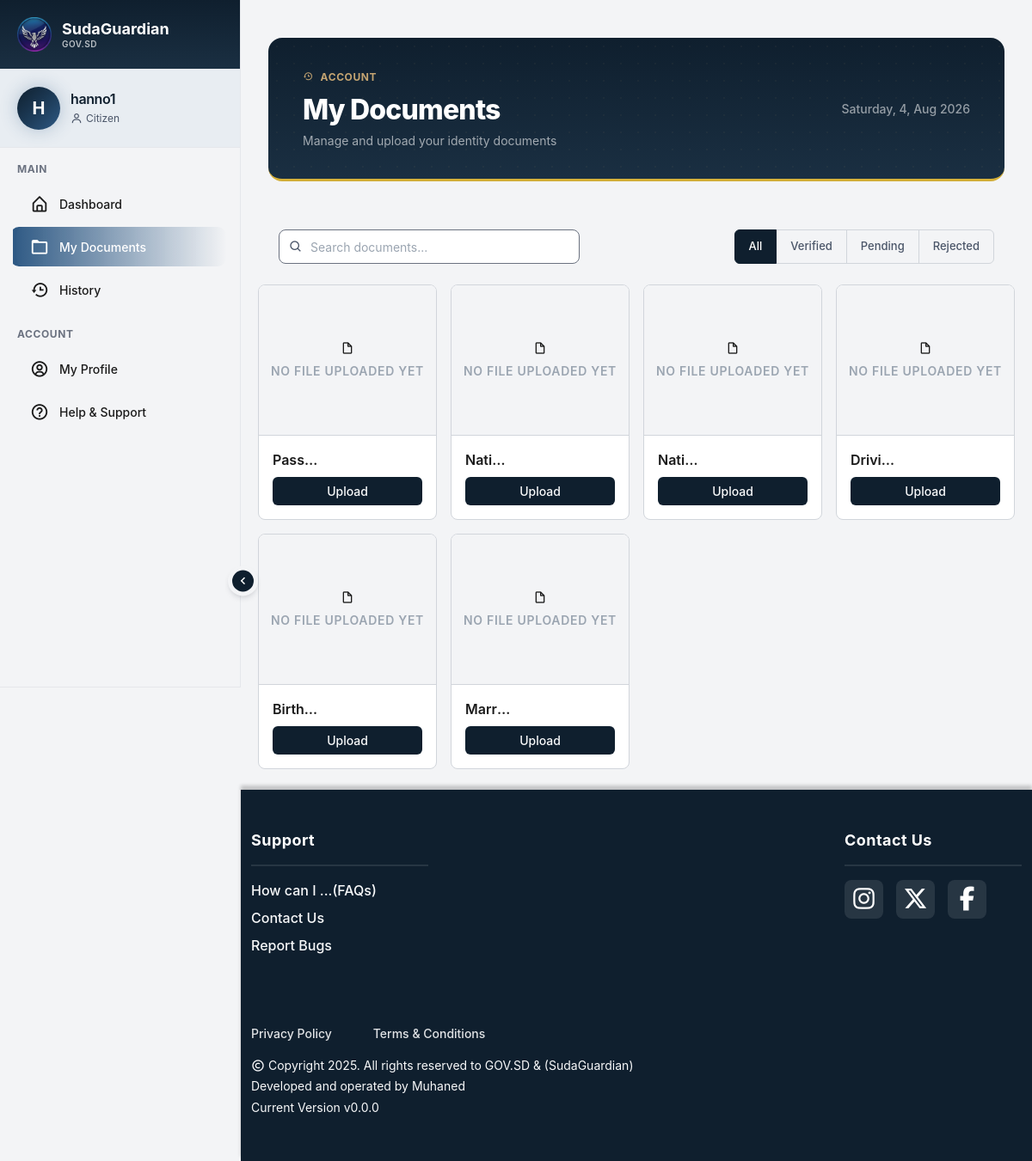
The app's page /my-documents (signed in), older data.
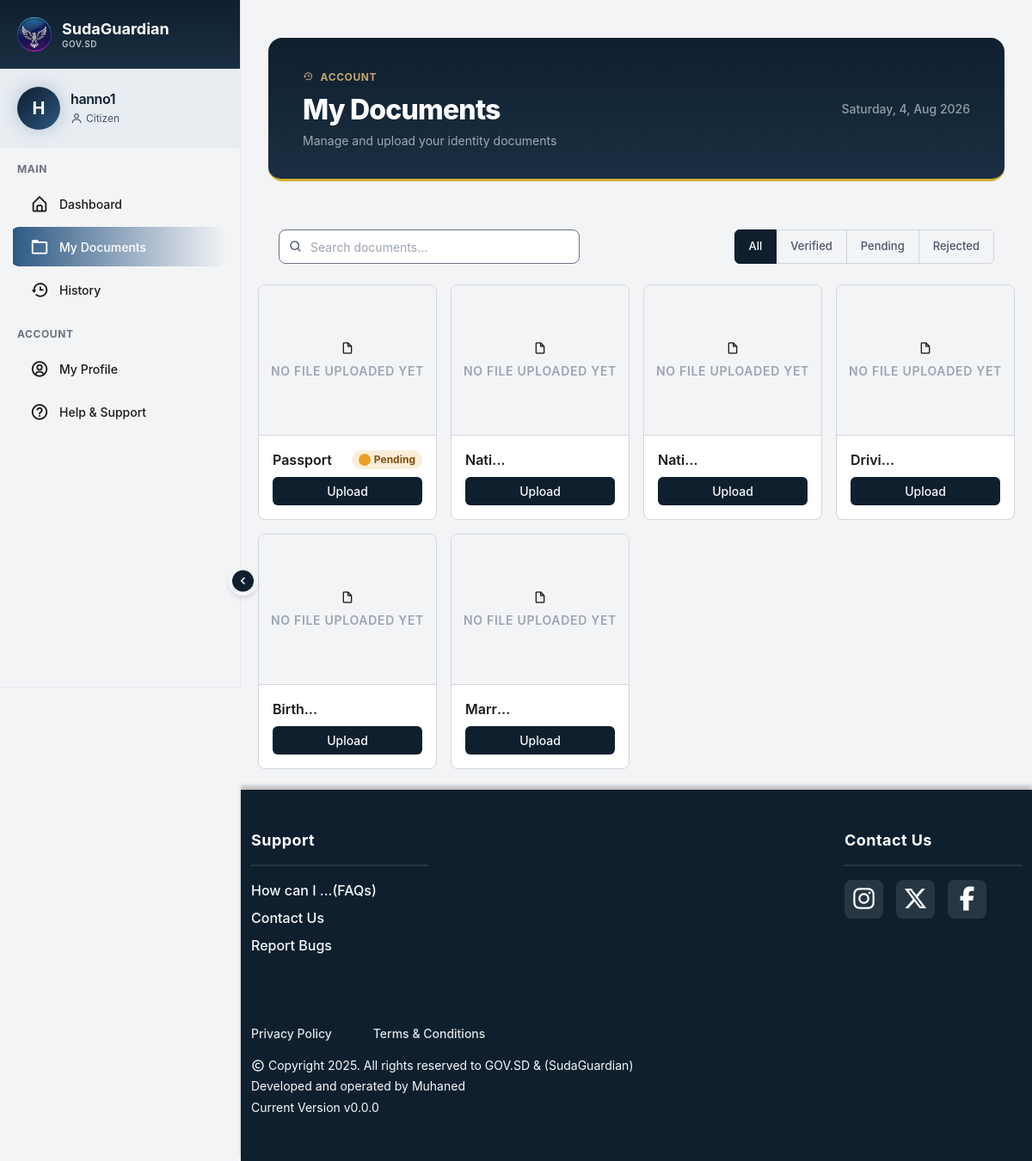
The same page, newer data.
### tables this page shows
CREATE TABLE users (
    id INTEGER PRIMARY KEY AUTOINCREMENT,
    username TEXT NOT NULL UNIQUE,
    password_hash TEXT,
    national_id_hash TEXT NOT NULL,
    full_name TEXT NOT NULL,
    birthdate TEXT,
    contact_email TEXT NOT NULL UNIQUE,
    contact_phone TEXT NOT NULL UNIQUE,
    verification_status TEXT NOT NULL DEFAULT 'verified',
    verified_at DATETIME NOT NULL,
    national_id_fast TEXT NOT NULL UNIQUE,
    role TEXT CHECK (role IN ('admin', 'user', 'reviewer')) NOT NULL
    , profile_picture TEXT, address TEXT, email_verified INTEGER NOT NULL DEFAULT 1);

CREATE TABLE documents (
id INTEGER PRIMARY KEY AUTOINCREMENT,
user_id INTEGER NOT NULL,
document_type TEXT NOT NULL,
document_number TEXT,
original_filename TEXT,
file_path TEXT UNIQUE,
mimetype TEXT,
size INTEGER,
uploaded_at DATETIME,
has_file INTEGER DEFAULT 0,
status TEXT DEFAULT 'not_uploaded' CHECK(status  IN ('not_uploaded', 'pending', 'verified', 'rejected', 'correction_requested')),
issued DATETIME,
approved_at DATETIME,
qr_token,
updated_at,
name TEXT,
FOREIGN KEY (user_id) REFERENCES users(id) ON DELETE CASCADE);

### app.py (the view)
@app.route("/my-documents")
@login_required
def my_documents():
    docs = {}
    for doc_type, doc_name in STANDARD_DOCUMENTS.items():
        docs[doc_type] = {
            "id": None,
            "name": doc_name,
            "type": doc_type,
            "status": "not_uploaded",
            "issued": "-",
            "has_file": False,
            "file_url": None,
            "qr_link": None
        }
    user_docs = Document.get_by_user(current_user.id)
    if user_docs:
        for row in user_docs:
            doc_type = row.document_type
            if doc_type in docs:
                docs[doc_type].update({
                    "id": row.id,
                    "status": row.status,
                    "issued": row.issued or "-",
                    "has_file": bool(row.has_file),
                    "file_url": url_for("static", filename=row.file_path) if row.file_path else None,
                    "qr_link": url_for("verify_document", token=row.qr_token, _external=True) if row.qr_token else None,
                })
    return render_template("my_documents.html", docs=list(docs.values()))

### app.py (called while the page is built)
@login_manager.user_loader
def load_user(user_id):
    return User.get_by_id(int(user_id))

### templates/my_documents.html (shortened to what this page needs)
{% extends "layout.html" %}
{% block content %}
<div class="my-documents-wrapper">
    <div class="my-documents-container container py-4">
        <div class="page-header">
            <div class="page-header-inner">
                <div>
                    <p class="page-eyebrow">
                        <i class='bx bx-history'></i> Account
                    </p>
                    <h1 class="page-title">
                        My Documents
                    </h1>
                    <p class="page-sub">
                        Manage and upload your identity documents
                    </p>
                </div>
                <div class="page-header-meta" id="Date"></div>
            </div>
        </div>
    </div>
    <div
        class="my-documents-controls-conainer d-flex justify-content-center justify-content-md-between align-items-center px-4 mb-4 flex-wrap gap-4">
        <div class="search-wrap">
            <i class='bx bx-search'></i>
            <input type="text" id="searchInput" placeholder="Search documents..." autocomplete="off">
        </div>
        <div class="filter-group btn-group">
            <button class="btn active" data-filter="all">All</button>
            <button class="btn" data-filter="verified">Verified</button>
            <button class="btn" data-filter="pending">Pending</button>
            <button class="btn" data-filter="rejected">Rejected</button>
        </div>
    </div>
    <div class="row g-3" id="docGrid">
        {% for doc in docs %}
        <div class="col-6 col-md-4 col-lg-3" data-status="{{ doc.status }}" data-name="{{ doc.name | lower }}">
            <div class="doc-card h-100">
                <div class="card-thumb {% if not doc.has_file %}empty{% endif %} ">
                    {% if doc.has_file %}
                    {{ render_doc_icon(doc.type) }}
                    <span class="type-lbl">{{ doc.name }}</span>
                    {% else %}
                    <i class='bx bx-file-blank'></i>
                    <span class="type-lbl">No file uploaded yet</span>
                    {% endif %}
                </div>
                <div class="p-3 d-flex flex-column gap-2">
                    <div class="d-flex align-items-center justify-content-between gap-1">
                        <span class="doc-name">{{ doc.name }}</span>
                        <span
                            class="badge my-documents-badge-{{ doc.status }} d-inline-flex align-items-center gap-1 rounded-pill px-2 py-1">
                            <span class="my-documents-status-dot dot-{{ doc.status }}">
                            </span>
                            {{ doc.status | capitalize }}
                        </span>
                    </div>
                    <div class="d-flex gap-2">
                        {% if doc.has_file %}
                        <button class="btn btn-doc-outline flex-fill rounded-2" data-bs-toggle="modal"
                            data-bs-target="#docModal" data-id="{{ doc.id }}">View Details</button>
                        {% else %}
                        <a href="{{ url_for('upload_document', type=doc.type) }}"
                            class="btn-doc-upload flex-fill rounded-2 text-center text-decoration-none text-light">
                            Upload
                        </a>
                        {% endif %}
                    </div>
                </div>
            </div>
        </div>
        {% else %}
        <div class="col-12 text-center py-5 text-secondary">
            <i class='bx bx-folder-open d-block mb-2'></i>
            No documents found
        </div>
        {% endfor %}
    </div>
</div>
</div>
{% endblock %}

### templates/layout.html (shortened to what this page needs)
<!DOCTYPE html>
<html lang="en">
<head>
    <link href="https://cdn.jsdelivr.net/npm/bootstrap@5.2.3/dist/css/bootstrap.min.css" rel="stylesheet"
>
    <link href="https://unpkg.com/boxicons@2.1.4/css/boxicons.min.css" rel="stylesheet">
    <link rel="stylesheet" href="{{ url_for('static', filename='css/styles.css') }}">
</head>
<body>
    <div class="{% if current_user.is_authenticated %}layout-wrapper{% endif %}">
        {% if current_user.is_authenticated %}
        {% include 'sidebar.html' %}
        {% endif %}
        <div class="{% if current_user.is_authenticated %}main-content{% endif %}" id="mainContent">
            <main>
                <div class="w-100 mt-3 main-content-wrapper d-flex flex-column flex-grow-1 px-0">
                    <div class="page-content-body flex-grow-1">
                        {% block content %}
                        {% endblock %}
                    </div>
                    {% include 'footer.html' %}
                </div>
        </div>
</body>
</html>

### templates/sidebar.html (shortened to what this page needs)
{% block head %}
<link rel="stylesheet" href="{{ url_for('static', filename='css/sidebar.css') }}">
{% endblock %}
<aside class="offcanvas-lg offcanvas-start sidebar collapsed" id="sidebar">
    <div class="sidebar-header">
        <div class="sidebar-brand">
            <img src="{{ url_for('static', filename='logo.png') }}" alt="SudaGuardian Logo" class="sidebar-logo">
            <div class="sidebar-brand-text">
                <span class="sidebar-name">SudaGuardian</span>
                <span class="sidebar-subtitle">GOV.SD</span>
            </div>
        </div>
    </div>
    <div class="sidebar-user">
        <div class="user-avatar">
            <span>{{ current_user.username[:1].upper() }}</span>
        </div>
        <div class="user-info">
            <h6 class="user-name">{{ current_user.username }}</h6>
            <span class="user-role">
                {% if current_user.role == 'admin' %}
                <i class='bx bx-shield-check'></i> Administrator
                {% elif current_user.role == 'reviewer' %}
                <i class='bx bx-check-circle'></i> Document Reviewer
                {% else %}
                <i class='bx bx-user'></i> Citizen
                {% endif %}
            </span>
        </div>
    </div>
    <div class="sidebar-menu">
        <div class="menu-section">
            <span class="menu-section-title">Main</span>
            <a href="/{{ current_user.role }}-dashboard" class="menu-item">
                <i class='bx bx-home-alt'></i>
                <span class="menu-text">Dashboard</span>
            </a>
            <a href="{{ url_for('my_documents') }}" class="menu-item">
                <i class='bx bx-folder'></i>
                <span class="menu-text">My Documents</span>
            </a>
            <a href="{{ url_for('history') }}" class="menu-item">
                <i class='bx bx-history'></i>
                <span class="menu-text">History</span>
            </a>
        </div>
        <div class="menu-section">
            <span class="menu-section-title">Account</span>
            <a href="{{ url_for('my_profile') }}" class="menu-item">
                <i class='bx bx-user-circle'></i>
                <span class="menu-text">My Profile</span>
            </a>
            <a href="{{ url_for('help_and_support') }}" class="menu-item">
                <i class='bx bx-help-circle'></i>
                <span class="menu-text">Help & Support</span>
            </a>
        </div>
    </div>
    <div class="sidebar-footer">
    </div>
</aside>
<button class="sidebar-toggle-btn d-none d-lg-flex" id="sidebarToggle">
    <i class="bx bx-chevron-right" id="toggleIcon"></i>
</button>

### templates/footer.html (shortened to what this page needs)
<footer class="text-light py-4 ">
        <div class="container text-start py-4">
            <div class="row d-flex justify-content-between">
                <div class="col-md-3 mb-4">
                    <h6 class="ftr-header fw-bold">Support</h6>
                    <hr class="ftr-line">
                    <a class="ftr-link text-light d-block mb-2" href="{{ url_for('help_and_support') }}#faq">How can I ...(FAQs)</a>
                    <a class="ftr-link text-light d-block mb-2" href="{{ url_for('help_and_support') }}#contact">Contact Us</a>
                    <a class="ftr-link text-light d-block mb-2" href="{{ url_for('report_bugs') }}">Report Bugs</a>
                </div>
                <div class="col-md-3 mb-4">
                    <h6 class="ftr-header fw-bold">Contact Us</h6>
                    <hr class="ftr-line">
                    <div class="d-flex justify-content-start">
                        <a class="ftr-icon" href=""><i class="fa-brands fa-instagram"></i></a>
                        <a class="ftr-icon" href=""><i class="fa-brands fa-x-twitter"></i></a>
                        <a class="ftr-icon" href=""><i class="fa-brands fa-facebook-f"></i></a>
                    </div>
                </div>
            </div>
            <div class="text-start mt-5">
                <div class="d-flex gap-5">
                    <a class="ftr-link-decorated text-light" href="{{ url_for('privacy_policy') }}">Privacy Policy</a>
                    <a class="ftr-link-decorated text-light" href="{{ url_for('terms_and_conditions') }}">Terms & Conditions</a>
                </div>
                <div class="d-flex text-light gap-1 mt-3">
                    <span><i class='bx bx-copyright'></i></span>
                    <small>Copyright 2025. All rights reserved to GOV.SD & (SudaGuardian)</small>
                </div>
                <div class="text-light gap-1">
                    <small class="text-light d-block mb-1">Developed and operated by Muhaned</small>
                    <small class="text-light d-block mb-1">Current Version v0.0.0</small>
                </div>
            </div>
        </div>
    </footer>

### static/css/sidebar.css (style rules this page uses)
.sidebar { display: flex; flex-direction: column; width: 280px; height: 100vh; overflow: hidden; background: var(--bg-secondary); border-right: 1px solid var(--border-secondary); transition: width 0.3s ease; }
@media (min-width: 992px) { .sidebar { position: fixed; top: 0; left: 0; z-index: 1030; } }
.sidebar-header { flex-shrink: 0; height: 0; padding: var(--space-5); overflow: hidden; opacity: 0; background: var(--gradient-navy-subtle); border-bottom: 1px solid var(--border-secondary); transition: opacity 0.3s ease, height 0.3s ease; }
.sidebar:not(.collapsed) .sidebar-header { height: auto; opacity: 1; }
.sidebar-brand { display: flex; align-items: center; gap: var(--space-3); }
.sidebar-logo { flex-shrink: 0; width: 40px; height: 40px; border-radius: var(--radius-md); }
.sidebar-brand-text { display: flex; flex-direction: column; white-space: nowrap; line-height: 1.2; }
.sidebar-name { color: var(--text-light); font-family: var(--font-heading); font-size: var(--text-lg); font-weight: var(--weight-bold); }
.sidebar-subtitle { color: rgba(255, 255, 255, 0.7); font-size: 0.625rem; font-weight: var(--weight-semibold); letter-spacing: var(--tracking-wider); text-transform: uppercase; }
.sidebar-user { display: flex; align-items: center; flex-shrink: 0; gap: var(--space-3); padding: var(--space-5); background: var(--bg-tertiary); border-bottom: 1px solid var(--border-secondary); }
.user-avatar { display: flex; align-items: center; justify-content: center; flex-shrink: 0; width: 50px; height: 50px; background: var(--gradient-navy); border-radius: var(--radius-full); color: var(--text-light); font-size: var(--text-xl); font-weight: var(--weight-bold); box-shadow: var(--shadow-glow); }
.user-info { flex: 1; min-width: 0; }
.user-name { margin: 0 0 0.25rem 0; color: var(--text-navy); font-size: var(--text-base); font-weight: var(--weight-semibold); white-space: nowrap; overflow: hidden; text-overflow: ellipsis; }
.user-role { display: flex; align-items: center; gap: var(--space-1); color: var(--text-secondary); font-size: var(--text-xs); }
.user-role i { font-size: 14px; }
.sidebar-menu { flex: 1; min-height: 0; padding: var(--space-4) 0; overflow-y: auto; overflow-x: hidden; scrollbar-gutter: stable; }
.menu-section { margin-bottom: var(--space-5); }
.menu-section-title { display: block; margin-bottom: var(--space-2); padding: 0 var(--space-5); color: var(--text-muted); font-size: var(--text-xs); font-weight: var(--weight-bold); text-transform: uppercase; letter-spacing: var(--tracking-wider); white-space: nowrap; }
.menu-item { position: relative; display: flex; align-items: center; gap: var(--space-3); margin: 4px 12px; padding: var(--space-3) var(--space-5); color: var(--text-primary); font-size: var(--text-sm); font-weight: var(--weight-medium); text-decoration: none; border-left: 3px solid transparent; border-radius: 10px; transition: all var(--transition-base); }
.menu-item.active { background: linear-gradient(90deg, var(--primary-blue), transparent); color: var(--text-light); box-shadow: inset 4px 0 0 var(--primary-blue); }
.menu-item i { flex-shrink: 0; min-width: 22px; font-size: 22px; }
.menu-text { white-space: nowrap; }
.sidebar-footer { flex-shrink: 0; height: 0; padding: var(--space-4); overflow: hidden; opacity: 0; background: var(--bg-tertiary); border-top: 1px solid var(--border-secondary); transition: opacity 0.3s ease, height 0.3s ease; }
.sidebar:not(.collapsed) .sidebar-footer { height: 0; padding: 0; opacity: 1; }
.sidebar-toggle-btn { position: fixed; top: 50%; left: 65px; z-index: 1050; display: flex; align-items: center; justify-content: center; width: 35px; height: 35px; transform: translateY(-50%); background: var(--button-primary); border: 5px solid var(--bg-primary); border-radius: var(--radius-full); color: var(--text-light); box-shadow: var(--shadow-md); cursor: pointer; transition: left 0.3s ease, transform 0.3s ease; }
.sidebar:not(.collapsed) ~ .sidebar-toggle-btn { left: 265px; }
.sidebar-toggle-btn i { font-size: 18px; transition: transform 0.3s ease; }
.sidebar:not(.collapsed) ~ .sidebar-toggle-btn i { transform: rotate(180deg); }
.main-content { display: flex; flex-direction: column; min-height: 100vh; margin-left: 80px; transition: margin-left 0.3s ease; }
.sidebar:not(.collapsed) ~ .main-content { margin-left: 280px; }

Row changes from the older to the newer data that the page shows:
changed documents: name "Pass…" → "Passport"; status (not shown) → "Pending"
